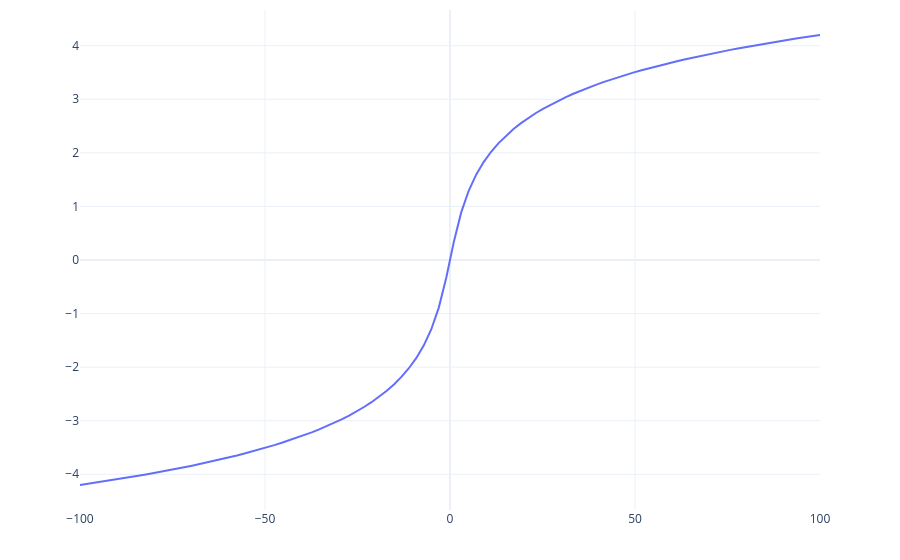

Notebook code cell kept with this figure:
### Markdown cell above
### Fluorescence signal transformation

Raw fluorescence intensities in cytometry are highly skewed and span several orders of magnitude. Before applying machine learning methods, fluorescence channels are commonly transformed using the inverse hyperbolic sine (arcsinh) transform:

$$
y = \operatorname{arcsinh}\left(\frac{x}{c}\right)
$$

where:
- $x$ is the raw fluorescence intensity,
- $c$ is a cofactor controlling compression strength.

The arcsinh transform behaves approximately linearly near zero and logarithmically for large values. Unlike a standard logarithm, it also handles compensated negative values correctly, making it particularly suitable for flow and mass cytometry data.

The analytical definition of the inverse hyperbolic sine is:

$$
\operatorname{arcsinh}(x)=\ln\left(x+\sqrt{x^2+1}\right)
$$

The following figure illustrates the shape of the arcsinh transform and its progressive compression of large signal values.

Arcsinh and related nonlinear transformations became standard in modern cytometry workflows because they improve visualization, stabilize variance, and facilitate downstream clustering and dimensionality reduction.

Relevant references include:
- Finak G. et al. *Optimizing transformations for automated, high throughput analysis of flow cytometry data* (2010)
- Howard M. Shapiro, *Practical Flow Cytometry* (2003)

### Code cell
arcsinh_fig.show()

### Figure 1 — Plotly figure (JSON) as saved in the notebook; plotly's stock layout.template omitted (floating-point values rounded to 4 significant figures)
{"data": [{"mode": "lines", "showlegend": false, "type": "scatter", "x": [-100.0, -97.98, -95.96, -93.94, -91.92, -89.9, -87.88, -85.86, -83.84, -81.82, -79.8, -77.78, -75.76, -73.74, -71.72, -69.7, -67.68, -65.66, -63.64, -61.62, -59.6, -57.58, -55.56, -53.54, -51.52, -49.49, -47.47, -45.45, -43.43, -41.41, -39.39, -37.37, -35.35, -33.33, -31.31, -29.29, -27.27, -25.25, -23.23, -21.21, -19.19, -17.17, -15.15, -13.13, -11.11, -9.091, -7.071, -5.051, -3.03, -1.01, 1.01, 3.03, 5.051, 7.071, 9.091, 11.11, 13.13, 15.15, 17.17, 19.19, 21.21, 23.23, 25.25, 27.27, 29.29, 31.31, 33.33, 35.35, 37.37, 39.39, 41.41, 43.43, 45.45, 47.47, 49.49, 51.52, 53.54, 55.56, 57.58, 59.6, 61.62, 63.64, 65.66, 67.68, 69.7, 71.72, 73.74, 75.76, 77.78, 79.8, 81.82, 83.84, 85.86, 87.88, 89.9, 91.92, 93.94, 95.96, 97.98, 100.0], "y": [-4.2, -4.18, -4.159, -4.137, -4.116, -4.093, -4.071, -4.048, -4.024, -3.999, -3.974, -3.949, -3.922, -3.895, -3.868, -3.839, -3.81, -3.779, -3.748, -3.716, -3.683, -3.648, -3.613, -3.576, -3.537, -3.497, -3.456, -3.412, -3.367, -3.319, -3.27, -3.217, -3.162, -3.103, -3.041, -2.974, -2.903, -2.827, -2.744, -2.654, -2.555, -2.445, -2.322, -2.182, -2.02, -1.828, -1.593, -1.292, -0.8885, -0.3306, 0.3306, 0.8885, 1.292, 1.593, 1.828, 2.02, 2.182, 2.322, 2.445, 2.555, 2.654, 2.744, 2.827, 2.903, 2.974, 3.041, 3.103, 3.162, 3.217, 3.27, 3.319, 3.367, 3.412, 3.456, 3.497, 3.537, 3.576, 3.613, 3.648, 3.683, 3.716, 3.748, 3.779, 3.81, 3.839, 3.868, 3.895, 3.922, 3.949, 3.974, 3.999, 4.024, 4.048, 4.071, 4.093, 4.116, 4.137, 4.159, 4.18, 4.2]}], "layout": {"margin": {"b": 50, "t": 10}}}
